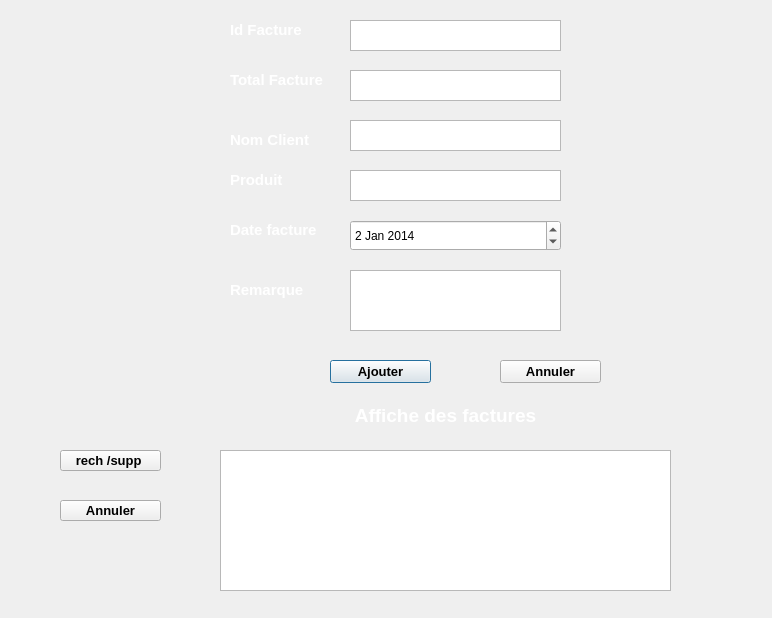
<?xml version="1.0" encoding="UTF-8"?>
<ui version="4.0">
 <class>ajout_facture</class>
 <widget class="QDialog" name="ajout_facture">
  <property name="geometry">
   <rect>
    <x>0</x>
    <y>0</y>
    <width>772</width>
    <height>618</height>
   </rect>
  </property>
  <property name="windowTitle">
   <string>Dialog</string>
  </property>
  <widget class="QLabel" name="label_6">
   <property name="geometry">
    <rect>
     <x>230</x>
     <y>170</y>
     <width>71</width>
     <height>21</height>
    </rect>
   </property>
   <property name="text">
    <string>&lt;!DOCTYPE HTML PUBLIC &quot;-//W3C//DTD HTML 4.0//EN&quot; &quot;http://www.w3.org/TR/REC-html40/strict.dtd&quot;&gt;
&lt;html&gt;&lt;head&gt;&lt;meta name=&quot;qrichtext&quot; content=&quot;1&quot; /&gt;&lt;style type=&quot;text/css&quot;&gt;
p, li { white-space: pre-wrap; }
&lt;/style&gt;&lt;/head&gt;&lt;body style=&quot; font-family:'MS Shell Dlg 2'; font-size:8.25pt; font-weight:400; font-style:normal;&quot;&gt;
&lt;p style=&quot; margin-top:0px; margin-bottom:0px; margin-left:0px; margin-right:0px; -qt-block-indent:0; text-indent:0px;&quot;&gt;&lt;span style=&quot; font-size:11pt; font-weight:600; color:#ffffff;&quot;&gt;Produit&lt;/span&gt;&lt;/p&gt;&lt;/body&gt;&lt;/html&gt;</string>
   </property>
  </widget>
  <widget class="QTextEdit" name="id_facture">
   <property name="geometry">
    <rect>
     <x>350</x>
     <y>20</y>
     <width>211</width>
     <height>31</height>
    </rect>
   </property>
  </widget>
  <widget class="QTextEdit" name="nom_client">
   <property name="geometry">
    <rect>
     <x>350</x>
     <y>120</y>
     <width>211</width>
     <height>31</height>
    </rect>
   </property>
  </widget>
  <widget class="QLabel" name="label_5">
   <property name="geometry">
    <rect>
     <x>230</x>
     <y>70</y>
     <width>111</width>
     <height>21</height>
    </rect>
   </property>
   <property name="text">
    <string>&lt;!DOCTYPE HTML PUBLIC &quot;-//W3C//DTD HTML 4.0//EN&quot; &quot;http://www.w3.org/TR/REC-html40/strict.dtd&quot;&gt;
&lt;html&gt;&lt;head&gt;&lt;meta name=&quot;qrichtext&quot; content=&quot;1&quot; /&gt;&lt;style type=&quot;text/css&quot;&gt;
p, li { white-space: pre-wrap; }
&lt;/style&gt;&lt;/head&gt;&lt;body style=&quot; font-family:'MS Shell Dlg 2'; font-size:8.25pt; font-weight:400; font-style:normal;&quot;&gt;
&lt;p style=&quot; margin-top:0px; margin-bottom:0px; margin-left:0px; margin-right:0px; -qt-block-indent:0; text-indent:0px;&quot;&gt;&lt;span style=&quot; font-size:11pt; font-weight:600; color:#ffffff;&quot;&gt;Total Facture&lt;/span&gt;&lt;/p&gt;&lt;/body&gt;&lt;/html&gt;</string>
   </property>
  </widget>
  <widget class="QLabel" name="label_3">
   <property name="geometry">
    <rect>
     <x>230</x>
     <y>130</y>
     <width>91</width>
     <height>21</height>
    </rect>
   </property>
   <property name="text">
    <string>&lt;!DOCTYPE HTML PUBLIC &quot;-//W3C//DTD HTML 4.0//EN&quot; &quot;http://www.w3.org/TR/REC-html40/strict.dtd&quot;&gt;
&lt;html&gt;&lt;head&gt;&lt;meta name=&quot;qrichtext&quot; content=&quot;1&quot; /&gt;&lt;style type=&quot;text/css&quot;&gt;
p, li { white-space: pre-wrap; }
&lt;/style&gt;&lt;/head&gt;&lt;body style=&quot; font-family:'MS Shell Dlg 2'; font-size:8.25pt; font-weight:400; font-style:normal;&quot;&gt;
&lt;p style=&quot; margin-top:0px; margin-bottom:0px; margin-left:0px; margin-right:0px; -qt-block-indent:0; text-indent:0px;&quot;&gt;&lt;span style=&quot; font-size:11pt; font-weight:600; color:#ffffff;&quot;&gt;Nom Client&lt;/span&gt;&lt;/p&gt;&lt;/body&gt;&lt;/html&gt;</string>
   </property>
  </widget>
  <widget class="QLabel" name="label_4">
   <property name="geometry">
    <rect>
     <x>230</x>
     <y>20</y>
     <width>81</width>
     <height>20</height>
    </rect>
   </property>
   <property name="text">
    <string>&lt;!DOCTYPE HTML PUBLIC &quot;-//W3C//DTD HTML 4.0//EN&quot; &quot;http://www.w3.org/TR/REC-html40/strict.dtd&quot;&gt;
&lt;html&gt;&lt;head&gt;&lt;meta name=&quot;qrichtext&quot; content=&quot;1&quot; /&gt;&lt;style type=&quot;text/css&quot;&gt;
p, li { white-space: pre-wrap; }
&lt;/style&gt;&lt;/head&gt;&lt;body style=&quot; font-family:'MS Shell Dlg 2'; font-size:8.25pt; font-weight:400; font-style:normal;&quot;&gt;
&lt;p style=&quot; margin-top:0px; margin-bottom:0px; margin-left:0px; margin-right:0px; -qt-block-indent:0; text-indent:0px;&quot;&gt;&lt;span style=&quot; font-size:11pt; font-weight:600; color:#ffffff;&quot;&gt;Id Facture&lt;/span&gt;&lt;/p&gt;&lt;/body&gt;&lt;/html&gt;</string>
   </property>
  </widget>
  <widget class="QLabel" name="label_9">
   <property name="geometry">
    <rect>
     <x>230</x>
     <y>280</y>
     <width>81</width>
     <height>21</height>
    </rect>
   </property>
   <property name="text">
    <string>&lt;!DOCTYPE HTML PUBLIC &quot;-//W3C//DTD HTML 4.0//EN&quot; &quot;http://www.w3.org/TR/REC-html40/strict.dtd&quot;&gt;
&lt;html&gt;&lt;head&gt;&lt;meta name=&quot;qrichtext&quot; content=&quot;1&quot; /&gt;&lt;style type=&quot;text/css&quot;&gt;
p, li { white-space: pre-wrap; }
&lt;/style&gt;&lt;/head&gt;&lt;body style=&quot; font-family:'MS Shell Dlg 2'; font-size:8.25pt; font-weight:400; font-style:normal;&quot;&gt;
&lt;p style=&quot; margin-top:0px; margin-bottom:0px; margin-left:0px; margin-right:0px; -qt-block-indent:0; text-indent:0px;&quot;&gt;&lt;span style=&quot; font-size:11pt; font-weight:600; color:#ffffff;&quot;&gt;Remarque&lt;/span&gt;&lt;/p&gt;&lt;/body&gt;&lt;/html&gt;</string>
   </property>
  </widget>
  <widget class="QTextEdit" name="produit">
   <property name="geometry">
    <rect>
     <x>350</x>
     <y>170</y>
     <width>211</width>
     <height>31</height>
    </rect>
   </property>
  </widget>
  <widget class="QTextEdit" name="tot">
   <property name="geometry">
    <rect>
     <x>350</x>
     <y>70</y>
     <width>211</width>
     <height>31</height>
    </rect>
   </property>
  </widget>
  <widget class="QLabel" name="label_8">
   <property name="geometry">
    <rect>
     <x>230</x>
     <y>220</y>
     <width>121</width>
     <height>21</height>
    </rect>
   </property>
   <property name="text">
    <string>&lt;!DOCTYPE HTML PUBLIC &quot;-//W3C//DTD HTML 4.0//EN&quot; &quot;http://www.w3.org/TR/REC-html40/strict.dtd&quot;&gt;
&lt;html&gt;&lt;head&gt;&lt;meta name=&quot;qrichtext&quot; content=&quot;1&quot; /&gt;&lt;style type=&quot;text/css&quot;&gt;
p, li { white-space: pre-wrap; }
&lt;/style&gt;&lt;/head&gt;&lt;body style=&quot; font-family:'MS Shell Dlg 2'; font-size:8.25pt; font-weight:400; font-style:normal;&quot;&gt;
&lt;p style=&quot; margin-top:0px; margin-bottom:0px; margin-left:0px; margin-right:0px; -qt-block-indent:0; text-indent:0px;&quot;&gt;&lt;span style=&quot; font-size:11pt; font-weight:600; color:#ffffff;&quot;&gt;Date facture&lt;/span&gt;&lt;/p&gt;&lt;/body&gt;&lt;/html&gt;</string>
   </property>
  </widget>
  <widget class="QDateEdit" name="date_facture">
   <property name="geometry">
    <rect>
     <x>350</x>
     <y>220</y>
     <width>211</width>
     <height>31</height>
    </rect>
   </property>
   <property name="date">
    <date>
     <year>2014</year>
     <month>1</month>
     <day>2</day>
    </date>
   </property>
  </widget>
  <widget class="QTextEdit" name="remarques">
   <property name="geometry">
    <rect>
     <x>350</x>
     <y>270</y>
     <width>211</width>
     <height>61</height>
    </rect>
   </property>
  </widget>
  <widget class="QPushButton" name="ajouter_facture">
   <property name="geometry">
    <rect>
     <x>330</x>
     <y>360</y>
     <width>101</width>
     <height>23</height>
    </rect>
   </property>
   <property name="font">
    <font>
     <pointsize>10</pointsize>
     <weight>75</weight>
     <bold>true</bold>
    </font>
   </property>
   <property name="cursor">
    <cursorShape>PointingHandCursor</cursorShape>
   </property>
   <property name="text">
    <string>Ajouter</string>
   </property>
  </widget>
  <widget class="QTableView" name="tableView">
   <property name="geometry">
    <rect>
     <x>220</x>
     <y>450</y>
     <width>451</width>
     <height>141</height>
    </rect>
   </property>
  </widget>
  <widget class="QLabel" name="label">
   <property name="geometry">
    <rect>
     <x>320</x>
     <y>400</y>
     <width>251</width>
     <height>31</height>
    </rect>
   </property>
   <property name="font">
    <font>
     <pointsize>14</pointsize>
     <weight>75</weight>
     <bold>true</bold>
    </font>
   </property>
   <property name="text">
    <string>&lt;!DOCTYPE HTML PUBLIC &quot;-//W3C//DTD HTML 4.0//EN&quot; &quot;http://www.w3.org/TR/REC-html40/strict.dtd&quot;&gt;
&lt;html&gt;&lt;head&gt;&lt;meta name=&quot;qrichtext&quot; content=&quot;1&quot; /&gt;&lt;style type=&quot;text/css&quot;&gt;
p, li { white-space: pre-wrap; }
&lt;/style&gt;&lt;/head&gt;&lt;body style=&quot; font-family:'MS Shell Dlg 2'; font-size:14pt; font-weight:600; font-style:normal;&quot;&gt;
&lt;p align=&quot;center&quot; style=&quot; margin-top:0px; margin-bottom:0px; margin-left:0px; margin-right:0px; -qt-block-indent:0; text-indent:0px;&quot;&gt;&lt;span style=&quot; color:#ffffff;&quot;&gt;Affiche des factures&lt;/span&gt;&lt;/p&gt;&lt;/body&gt;&lt;/html&gt;</string>
   </property>
  </widget>
  <widget class="QPushButton" name="ajouter_facture_2">
   <property name="geometry">
    <rect>
     <x>500</x>
     <y>360</y>
     <width>101</width>
     <height>23</height>
    </rect>
   </property>
   <property name="font">
    <font>
     <pointsize>10</pointsize>
     <weight>75</weight>
     <bold>true</bold>
    </font>
   </property>
   <property name="cursor">
    <cursorShape>PointingHandCursor</cursorShape>
   </property>
   <property name="text">
    <string>Annuler</string>
   </property>
  </widget>
  <widget class="QPushButton" name="pushButton">
   <property name="geometry">
    <rect>
     <x>60</x>
     <y>450</y>
     <width>101</width>
     <height>21</height>
    </rect>
   </property>
   <property name="font">
    <font>
     <pointsize>10</pointsize>
     <weight>75</weight>
     <bold>true</bold>
    </font>
   </property>
   <property name="text">
    <string>rech /supp </string>
   </property>
  </widget>
  <widget class="QPushButton" name="pushButton_2">
   <property name="geometry">
    <rect>
     <x>60</x>
     <y>500</y>
     <width>101</width>
     <height>21</height>
    </rect>
   </property>
   <property name="font">
    <font>
     <pointsize>10</pointsize>
     <weight>75</weight>
     <bold>true</bold>
    </font>
   </property>
   <property name="text">
    <string>Annuler</string>
   </property>
  </widget>
  <widget class="QLabel" name="label_2">
   <property name="geometry">
    <rect>
     <x>0</x>
     <y>0</y>
     <width>791</width>
     <height>621</height>
    </rect>
   </property>
   <property name="text">
    <string/>
   </property>
   <property name="pixmap">
    <pixmap resource="Images.qrc">:/Arriere/images/1533698_1434101263485693_542051900_n.jpg</pixmap>
   </property>
  </widget>
  <zorder>label_2</zorder>
  <zorder>label_6</zorder>
  <zorder>id_facture</zorder>
  <zorder>nom_client</zorder>
  <zorder>label_5</zorder>
  <zorder>label_3</zorder>
  <zorder>label_4</zorder>
  <zorder>label_9</zorder>
  <zorder>produit</zorder>
  <zorder>tot</zorder>
  <zorder>label_8</zorder>
  <zorder>date_facture</zorder>
  <zorder>remarques</zorder>
  <zorder>ajouter_facture</zorder>
  <zorder>tableView</zorder>
  <zorder>label</zorder>
  <zorder>ajouter_facture_2</zorder>
  <zorder>pushButton</zorder>
  <zorder>pushButton_2</zorder>
 </widget>
 <resources>
  <include location="Images.qrc"/>
 </resources>
 <connections/>
</ui>
